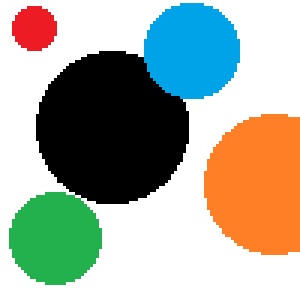
#> input picture ex4/circles.bmp, 100 x 100 px (shown 3 times larger)
$ jupyter execute ex4b_a.ipynb
#> lines starting #> are read from the running program, lines starting #| are printed output that depends on the picture
# EX4b: Circle Hough transform
In the ex. we will implement step by step circle hough transform.
Follow the code and fill in the missing parts

[cell 1]
# to run in google colab
import sys
if 'google.colab' in sys.modules:
    import subprocess
    subprocess.call('apt-get install subversion'.split())
    subprocess.call('svn export https://github.com/YoniChechik/AI_is_Math/trunk/c_04b_hough_transform/ex4b/circles.bmp'.split())

[cell 2]
from matplotlib import pyplot as plt
import cv2
import numpy as np

figsize = (10, 10)

## Import an image

[cell 3]
im3 = cv2.imread("circles.bmp")
#> im3 is the input picture: shape (100, 100, 3); mean B, G, R 158.2, 171, 167
im3 = cv2.cvtColor(im3, cv2.COLOR_BGR2RGB)

im = cv2.cvtColor(im3, cv2.COLOR_BGR2GRAY)
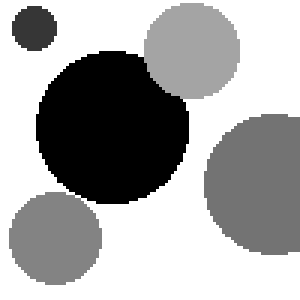
#> im: shape (100, 100) (shown 3 times larger); min 0, max 255, mean 166.7

plt.figure(figsize=figsize)
plt.imshow(im3, cmap='gray', vmin=0, vmax=255)
plt.title("original image")
plt.show()

## Find edges of an image using Canny

[cell 4]
# TODO: Canny edge detection of image
mag_im = cv2.Canny(im, 50, 400)
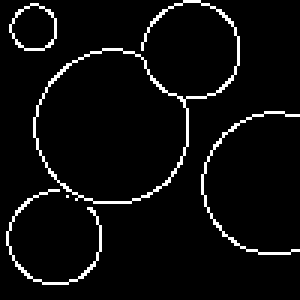
#> mag_im: shape (100, 100) (shown 3 times larger); 4.8% white in thin lines or dots
plt.figure(figsize=figsize)
plt.imshow(mag_im)
plt.title("edge image")
plt.show()

## Initialize accumulation matrix

[cell 5]
# TODO: state parameters for accumulation matrix
# What parameters a circle accumulation matrix needs?
# Hint: **very similar to what we did in line Hough transform... take a reference from this code**
# If you need more clues, read the rest of the code.
# (6-8 lines- but all are similar to each other)
#
# Another hint- when building r vector- use this:
rmin = 0
rmax = 30
r_step = 1
r = np.arange(rmin,rmax+1,r_step)
#~~~FILL REST HERE~~~
a_step = 1
a = np.arange(0,mag_im.shape[1],a_step)
#> a = 100 values from 0 to 99
b_step = 1
b = np.arange(0,mag_im.shape[0],b_step)
#> b = 100 values from 0 to 99
# TODO: init accumulation matrix (one line)
# watch out of the order- which comes first? rows or cols?
acc_mat = np.zeros((b.shape[0],a.shape[0],r.shape[0]))

## Fill accumulation matrix

[cell 6]
# get indices of edges
# HINT: you can debug faster if you'll use only a small part of the image. remember to comment it back later
# mag_im = mag_im[0:20,0:20]
edge_inds = np.argwhere(mag_im > 0)
#> edge_inds = 484 pairs, first value 0 to 94, second value 2 to 99

# run on all a,b and edge indices and find corresponding R
for yx in edge_inds:
    x = yx[1]
    y = yx[0]
    #print("running on edge:"+str(yx)+"...")

    for a_ind, a0 in enumerate(a):
        for b_ind, b0 in enumerate(b):

            # TODO: find best corresponding r0 (1 line)
            r0 = np.sqrt((a0-x)**2 + (b0-y)**2)
            # something to make it faster
            if r0 > rmax:
                continue

            #TODO: find best index in r dimension (1 line)
            r_ind = np.argmin(np.abs(r - r0))

            # TODO: update accumulation matrix (1 line)
            acc_mat[b_ind, a_ind,r_ind] +=  1
